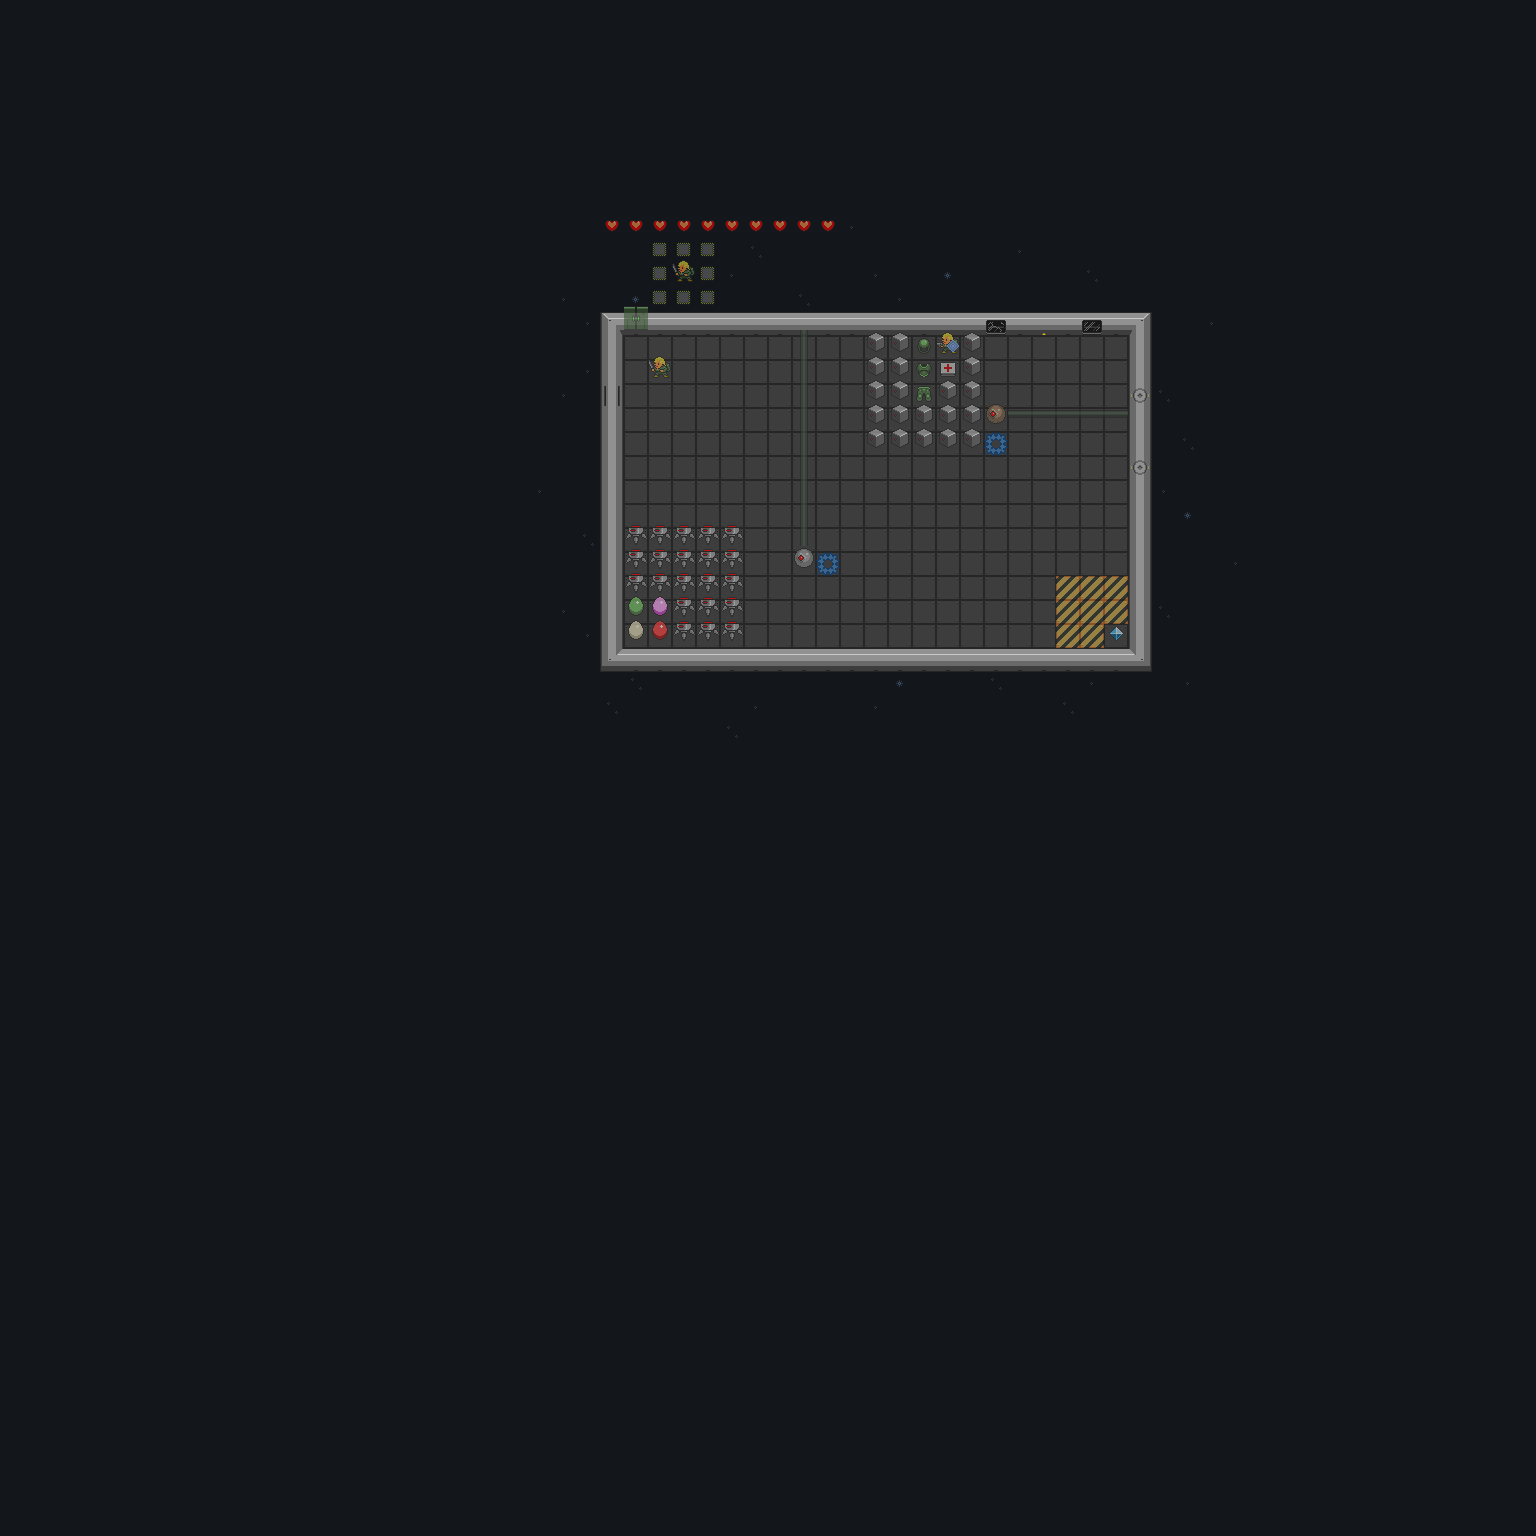

A 2D game scene composited from a Tiled map and its tileset images. What follows is a short description and the map's XML, with each tile layer's data collapsed to a summary:
An orthogonal 64x64 tile map with 24x24 px tiles, 3 tile layers (space, ground, objects), 1 hidden layer not drawn, 6 tilesets.

<map version="1.0" orientation="orthogonal" renderorder="right-down" width="64" height="64" tilewidth="24" tileheight="24" nextobjectid="1">
 <tileset firstgid="1" name="oryx_16bit_scifi_world" tilewidth="24" tileheight="24" tilecount="1435">
  <image source="oryx_16bit_scifi_world.png" trans="000000" width="840" height="984" />
 </tileset>
 <tileset firstgid="1436" name="oryx_16bit_scifi_world_trans" tilewidth="24" tileheight="24" tilecount="1435">
  <tileoffset x="0" y="-6" />
  <image source="oryx_16bit_scifi_world_trans.png" trans="000000" width="840" height="984" />
 </tileset>
 <tileset firstgid="2871" name="oryx_16bit_scifi_creatures" tilewidth="24" tileheight="24" tilecount="1312">
  <tileoffset x="0" y="-6" />
  <image source="oryx_16bit_scifi_creatures.png" trans="000000" width="768" height="984" />
 </tileset>
 <tileset firstgid="4183" name="oryx_16bit_scifi_creatures" tilewidth="24" tileheight="24" tilecount="1312">
  <tileoffset x="0" y="-3" />
  <image source="oryx_16bit_scifi_creatures.png" trans="000000" width="768" height="984" />
 </tileset>
 <tileset firstgid="5495" name="oryx_16bit_scifi_items" tilewidth="16" tileheight="16" tilecount="198">
  <tileoffset x="4" y="-6" />
  <image source="oryx_16bit_scifi_items.png" trans="000000" width="352" height="144" />
 </tileset>
 <tileset firstgid="5693" name="oryx_16bit_scifi_world_decals" tilewidth="24" tileheight="24" tilecount="110">
  <image source="oryx_16bit_scifi_world_decals.png" trans="000000" width="240" height="264" />
 </tileset>
 <layer name="space" width="64" height="64">
  <data>[4096 cells, 4096 non-empty, 5 distinct tile ids]</data>
 </layer>
 <layer name="ground" width="64" height="64">
  <data>[4096 cells, 345 non-empty, 12 distinct tile ids]</data>
 </layer>
 <layer name="shadows" width="64" height="64" visible="0">
  <data>[4096 cells, 0 non-empty, 0 distinct tile ids]</data>
 </layer>
 <layer name="objects" width="64" height="64" opacity="0.61">
  <data>[4096 cells, 98 non-empty, 22 distinct tile ids]</data>
 </layer>
</map>
